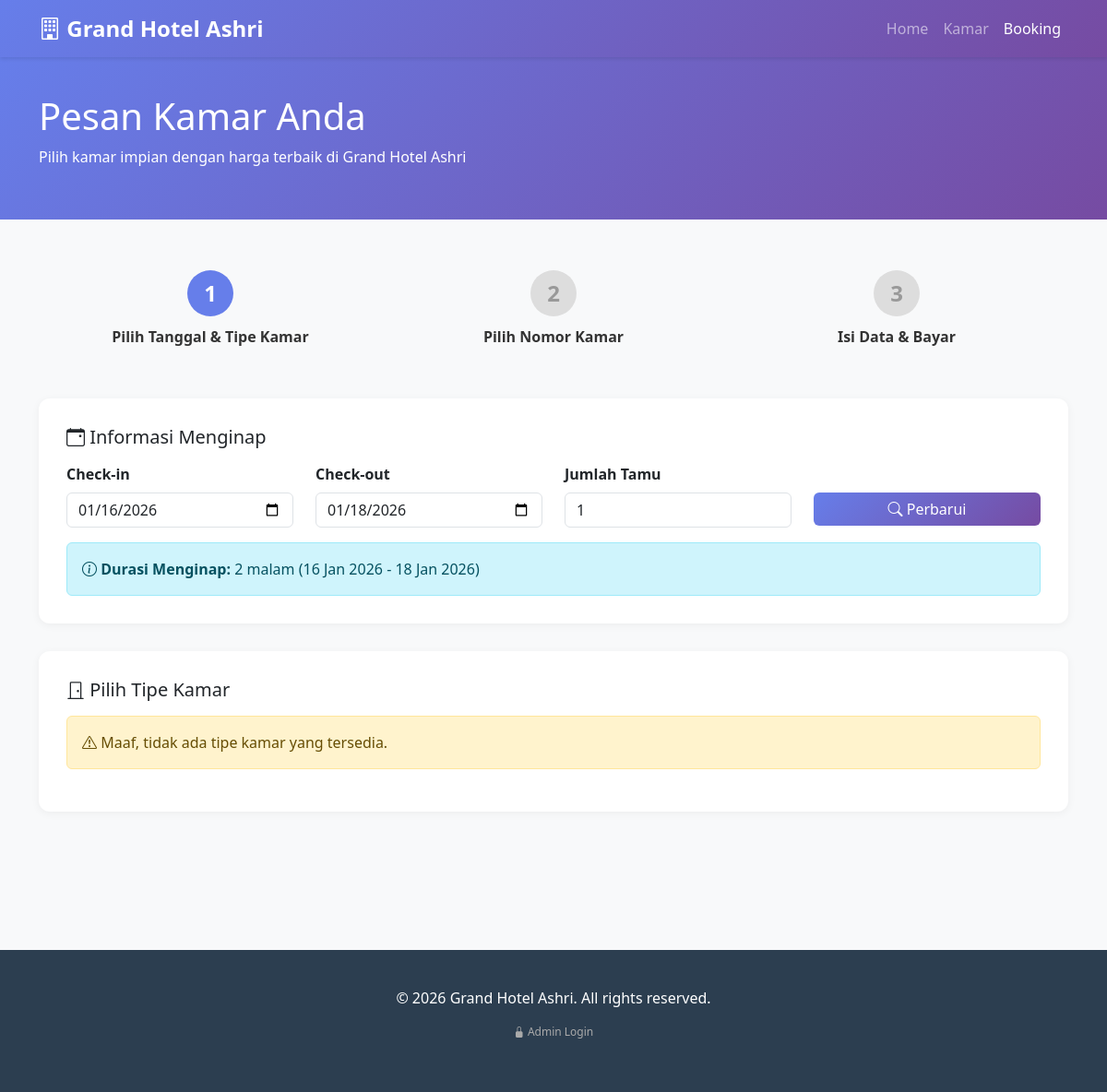
The app's page /guest/booking.php, older data.
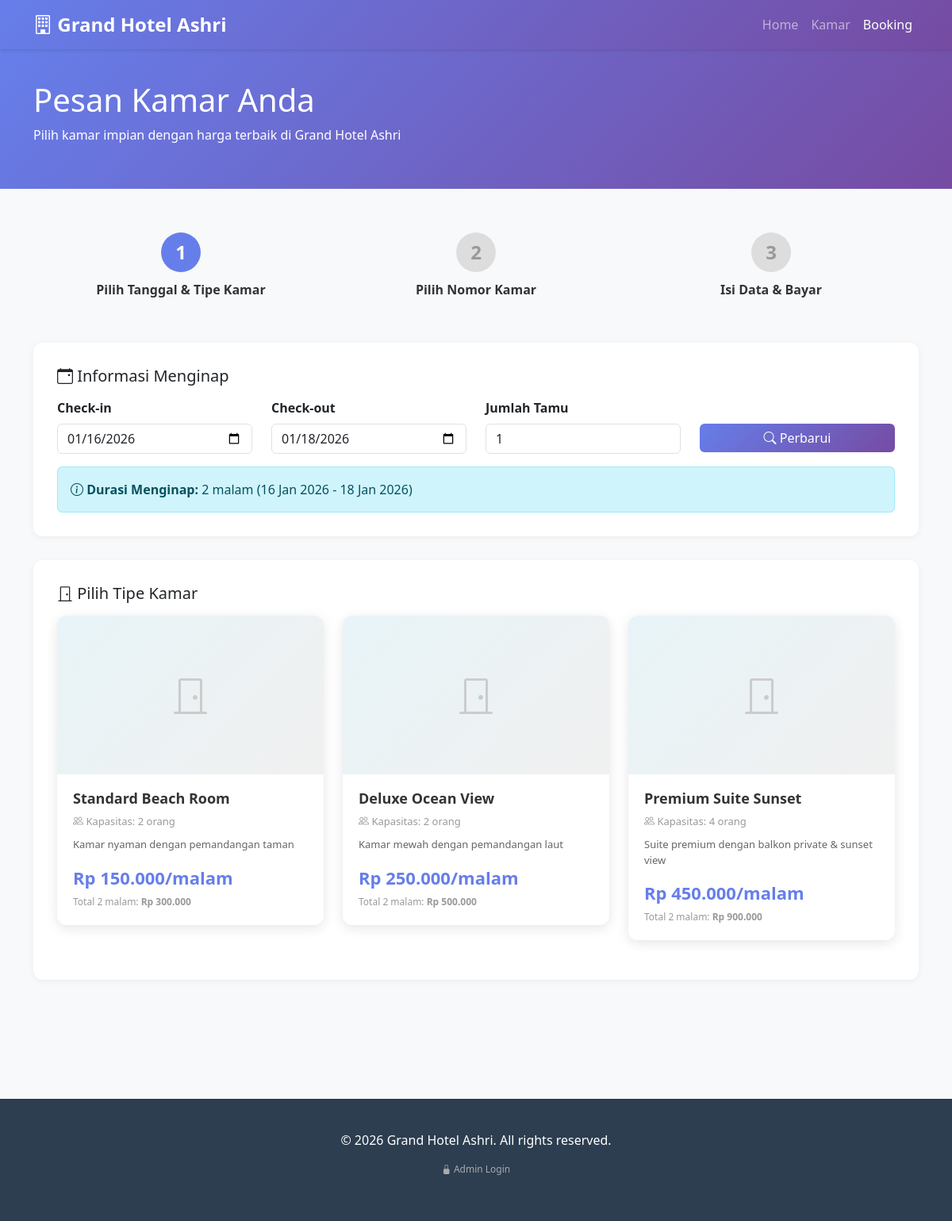
The same page, newer data.
### tables this page shows
CREATE TABLE `tipe_kamar` (
  `id_tipe` INT PRIMARY KEY AUTO_INCREMENT,
  `nama_tipe` VARCHAR(50) NOT NULL,
  `kapasitas` INT NOT NULL,
  `harga_malam` DECIMAL(10,2) NOT NULL,
  `deskripsi` TEXT,
  `foto_cover` VARCHAR(255),
  `created_at` TIMESTAMP DEFAULT CURRENT_TIMESTAMP
);

### includes/functions.php (called while the page is built, shortened)
<?php
function formatCurrency($amount) {
    return 'Rp ' . number_format($amount, 0, ',', '.');
}
function calculateDays($checkIn, $checkOut) {
    $start = new DateTime($checkIn);
    $end = new DateTime($checkOut);
    $interval = $start->diff($end);
    return $interval->days;
}

### guest/booking.php (the view, shortened to what the changed rows need)
<?php
require_once '../includes/config.php';
require_once '../includes/functions.php';
$step = isset($_GET['step']) ? (int)$_GET['step'] : 1;
$checkIn = isset($_GET['checkin']) ? $_GET['checkin'] : date('Y-m-d', strtotime('+1 day'));
$checkOut = isset($_GET['checkout']) ? $_GET['checkout'] : date('Y-m-d', strtotime('+3 days'));
$id_tipe = isset($_GET['id_tipe']) ? (int)$_GET['id_tipe'] : 0;
$available_rooms = [];
$days = calculateDays($checkIn, $checkOut);
if ($step == 2 && $id_tipe > 0) {
    $stmt = $pdo->prepare("SELECT * FROM tipe_kamar WHERE id_tipe = ?");
    $stmt->execute([$id_tipe]);
    $tipe_kamar = $stmt->fetch();
    if ($tipe_kamar) {
        $sql = "SELECT k.* FROM kamar k
                WHERE k.id_tipe = ? AND k.status = 'tersedia'
                AND k.no_kamar NOT IN (
                    SELECT DISTINCT id_kamar FROM reservasi
                    WHERE (tgl_masuk < ? AND tgl_keluar > ?)
                    AND status IN ('pending', 'confirmed')
                )
                ORDER BY k.no_kamar ASC";
        $stmt = $pdo->prepare($sql);
        $stmt->execute([$id_tipe, $checkOut, $checkIn]);
        $available_rooms = $stmt->fetchAll();
    }
} else {
    $stmt = $pdo->query("SELECT * FROM tipe_kamar ORDER BY harga_malam ASC");
    $available_rooms = $stmt->fetchAll();
}
?>
<!DOCTYPE html>
<html lang="en">
<head>
    <link href="https://cdn.jsdelivr.net/npm/bootstrap@5.3.0/dist/css/bootstrap.min.css" rel="stylesheet">
    <link href="https://cdn.jsdelivr.net/npm/bootstrap-icons@1.11.0/font/bootstrap-icons.css" rel="stylesheet">
</head>
<body>
    <section class="page-header">
        <div class="container">
            <h1>Pesan Kamar Anda</h1>
        </div>
    </section>
    <section class="section">
        <div class="container">
            <?php if ($step == 1): ?>
                <div class="form-section">
                    <h5 class="mb-3"><i class="bi bi-door-closed"></i> Pilih Tipe Kamar</h5>
                    <?php if (count($available_rooms) > 0): ?>
                        <div class="row">
                            <?php foreach ($available_rooms as $room): ?>
                                <div class="col-md-6 col-lg-4">
                                    <div class="room-card" onclick="selectRoomType(<?php echo $room['id_tipe']; ?>)">
                                        <div class="room-image-placeholder">
                                            <i class="bi bi-door-closed"></i>
                                        </div>
                                        <div class="room-info">
                                            <h6 class="room-title"><?php echo htmlspecialchars($room['nama_tipe']); ?></h6>
                                            <p class="room-capacity"><i class="bi bi-people"></i> Kapasitas: <?php echo $room['kapasitas']; ?> orang</p>
                                            <p class="room-desc"><?php echo htmlspecialchars($room['deskripsi']); ?></p>
                                            <div class="room-price"><?php echo formatCurrency($room['harga_malam']); ?>/malam</div>
                                            <div class="room-total">Total <?php echo $days; ?> malam: <strong><?php echo formatCurrency($room['harga_malam'] * $days); ?></strong></div>
                                        </div>
                                    </div>
                                </div>
                            <?php endforeach; ?>
                        </div>
                    <?php else: ?>
                        <div class="alert alert-warning">
                            <i class="bi bi-exclamation-triangle"></i> Maaf, tidak ada tipe kamar yang tersedia.
                        </div>
                    <?php endif; ?>
                </div>
            <?php endif; ?>
        </div>
    </section>
</body>
</html>

Row changes from the older to the newer data that the page shows:
added tipe_kamar: nama_tipe "Standard Beach Room", kapasitas "2", deskripsi "Kamar nyaman dengan pemandangan taman", harga_malam "Rp 150.000", formatCurrency($room['harga_malam']*$days) "Rp 300.000"
added tipe_kamar: nama_tipe "Deluxe Ocean View", kapasitas "2", deskripsi "Kamar mewah dengan pemandangan laut", harga_malam "Rp 250.000", formatCurrency($room['harga_malam']*$days) "Rp 500.000"
added tipe_kamar: nama_tipe "Premium Suite Sunset", kapasitas "4", deskripsi "Suite premium dengan balkon private & sunset view", harga_malam "Rp 450.000", formatCurrency($room['harga_malam']*$days) "Rp 900.000"
Text that changed along with them:
text no longer shown: "Maaf, tidak ada tipe kamar yang tersedia."
